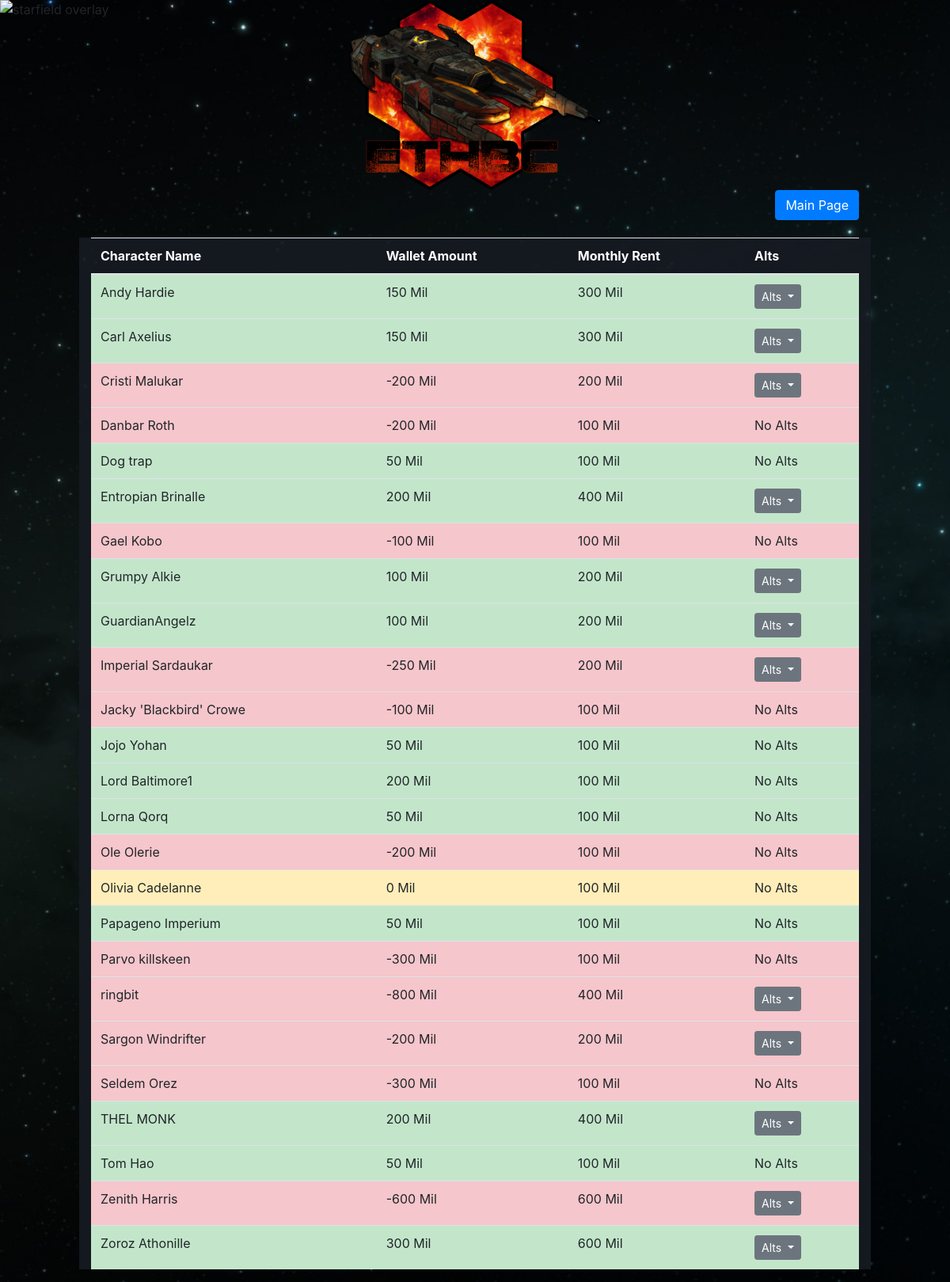
Screenshot of /rentTracker.php with the database file from the repository.
### tables this page shows
CREATE TABLE `configvar` (
  `configKey` varchar(250) NOT NULL,
  `configValue` varchar(250) NOT NULL,
  `description` text NOT NULL
);

### processors/commands.php (called while the page is built, shortened)
<?php
    function selectMains($conn)
    {
        $stmt = $conn->prepare('SELECT cm.main_id,c.name FROM charactermapping cm
                                LEFT JOIN characters c
                                          ON (cm.main_id = c.character_id)
                                WHERE c.active = TRUE
                                GROUP BY cm.main_id
                                ORDER BY c.name');
        $stmt->execute();
        return $stmt;
    }
    function selectAlts($conn,$character_id)
    {
        $stmt = $conn->prepare('SELECT cm.alt_id,c.name FROM charactermapping cm
                                INNER JOIN characters c
                                          ON (cm.alt_id = c.character_id)
                                 WHERE c.active = TRUE and cm.main_id = ?');
        $stmt->execute([$character_id]);
        return $stmt;
    }
    function selectWallet($conn,$character_id)
    {
        $stmt = $conn->prepare('SELECT c.character_id,w.funds FROM wallet w
                                LEFT JOIN characters c ON c.character_id = w.character_id
                                WHERE c.character_id = ?');
        $stmt->execute([$character_id]);
        return $stmt->fetch();
    }
    function getConfig($conn,$configKey)
    {
        $stmt = $conn->prepare('SELECT configValue FROM configvar
                                WHERE configKey = ?');
        $stmt->execute([$configKey]);
        return $stmt->fetch()['configValue'];
    }
    function number_shorten($number, $precision = 0, $divisors = null) {
        if (!isset($divisors)) {
            $divisors = array(
                pow(1000, 0) => ' Mil',
                pow(1000, 2) => ' Mil',
                pow(1000, 3) => ' Bil',
                pow(1000, 4) => ' Tril',
                pow(1000, 5) => ' Qa',
                pow(1000, 6) => ' Qi',
            );
        }
        foreach ($divisors as $divisor => $shorthand) {
            if (abs($number) < ($divisor * 1000)) {
                break;
            }
        }
        return number_format($number / $divisor, $precision) . $shorthand;
    }
?>

### rentTracker.php (the view, shortened to what this page needs)
<?php
include_once '/var/www/eve/processors/commands.php';
function populateAltsDropdown($list)
{
    echo "<div class='dropdown'>
    <button class='btn btn-secondary btn-sm dropdown-toggle' type='button' id='dropdownMenuButton' data-toggle='dropdown' aria-haspopup='true' aria-expanded='false'>
    Alts
    </button>
    <div class='dropdown-menu' aria-labelledby='dropdownMenuButton'>";
    echo "</div></div>";
}
function populateTable()
{
    $newconn = createConnection();
    $mains = selectMains($newconn);
    $monthlyRent = getConfig($newconn,'MonthlyRent');
    foreach ($mains as $row) {
        $characterFunds = selectWallet($newconn,$row['main_id'])['funds'];
        if($characterFunds == 0)
        {
            echo "<tr class='table-warning'>";
        }
        else if($characterFunds < 0)
        {
            echo "<tr class='table-danger'>";
        }
        else {
            echo "<tr class='table-success'>";
        }
        echo "<td>";
        echo $row['name'];
        echo "</td>";
        echo "<td>";
        echo  number_shorten($characterFunds);
        echo "</td>";
        $totalALTS = selectAlts($newconn,$row['main_id'])->rowCount();
        echo "<td>";
        echo number_shorten((($totalALTS+1) * $monthlyRent));
        echo "</td>";
        echo "<td>";
        if($totalALTS != 0) {
            populateAltsDropdown(selectAlts($newconn, $row['main_id']));
        }
        else
        {
            echo "No Alts";
        }
        echo "</td>";
        echo "</tr>";
    }
}
function tableStart()
{
    echo "<table class='table'>
          <thead class='text-white'>
          <tr>
            <th>Character Name</th>
            <th>Wallet Amount</th>
            <th>Monthly Rent</th>
            <th>Alts</th>
          </tr>
          </thead>
          <tbody>";
}
function tableEnd()
{
    echo "</tbody></table>";
}
?>
<html>
<head>
    <link rel="stylesheet" href="style/mystyle.css">
    <link rel="stylesheet" href="https://maxcdn.bootstrapcdn.com/bootstrap/4.0.0-beta/css/bootstrap.min.css">
    <div class="container text-center" style="height: 300px; width:1000px;">
        <img class="text-center" src="images/ethbc_logo.png" width="320" height="240"><p>
        <button type="button" class="btn btn-primary float-right" onclick="window.location.href='http://ethbc.space'">Main Page</button>
    </div>
</head>
<body background="images/background_nebula.jpg" style=" background-size:cover;">
<div  class="container text-center" style="width: 1000px; background-color: rgba(23, 27, 35, 0.9);">
    <?php
    tableStart();
    populateTable();
    tableEnd();
   ?>
</div>
</body>
</html>

### style/mystyle.css (style rules this page uses)
html { font-family: sans-serif; color: white; line-height: 1.15; -ms-text-size-adjust: 100%; -webkit-text-size-adjust: 100%; }
body { background-color: black; background-attachment: fixed; background-repeat: no-repeat; }
img { border-style: none; }

### rows the page displays
configvar: number_shorten((($totalALTS+1) * $monthlyRent)) "300 Mil", number_shorten((($totalALTS+1) * $monthlyRent)) "200 Mil", number_shorten((($totalALTS+1) * $monthlyRent)) "100 Mil", number_shorten((($totalALTS+1) * $monthlyRent)) "400 Mil", number_shorten((($totalALTS+1) * $monthlyRent)) "600 Mil"

### other values shown
$row['name'] "Andy Hardie"
number_shorten($characterFunds) "150 Mil"
$row['name'] "Carl Axelius"
$row['name'] "Cristi Malukar"
number_shorten($characterFunds) "-200 Mil"
$row['name'] "Danbar Roth"
$row['name'] "Dog trap"
number_shorten($characterFunds) "50 Mil"
$row['name'] "Entropian Brinalle"
number_shorten($characterFunds) "200 Mil"
$row['name'] "Gael Kobo"
number_shorten($characterFunds) "-100 Mil"
$row['name'] "Grumpy Alkie"
number_shorten($characterFunds) "100 Mil"
$row['name'] "GuardianAngelz"
